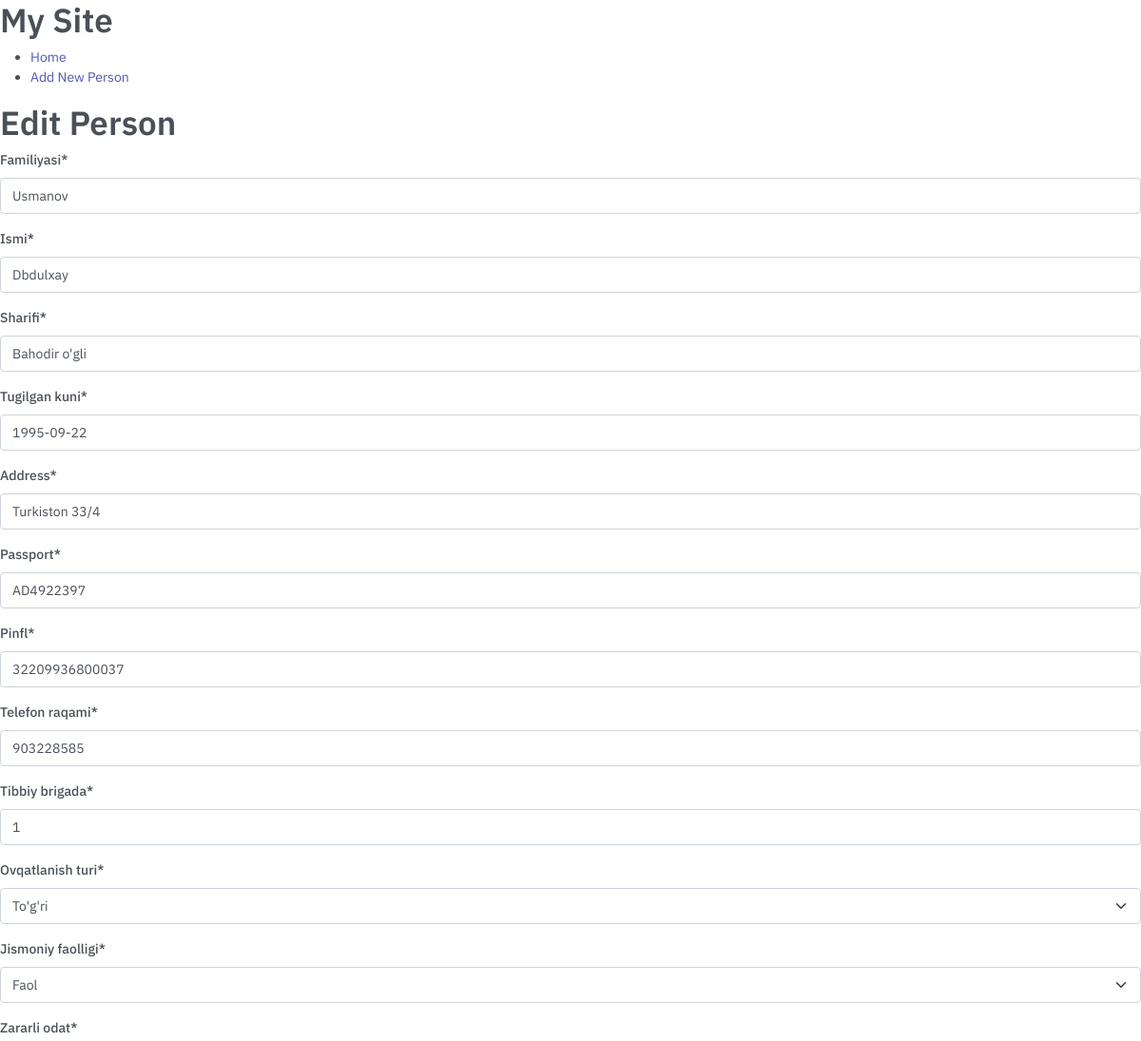
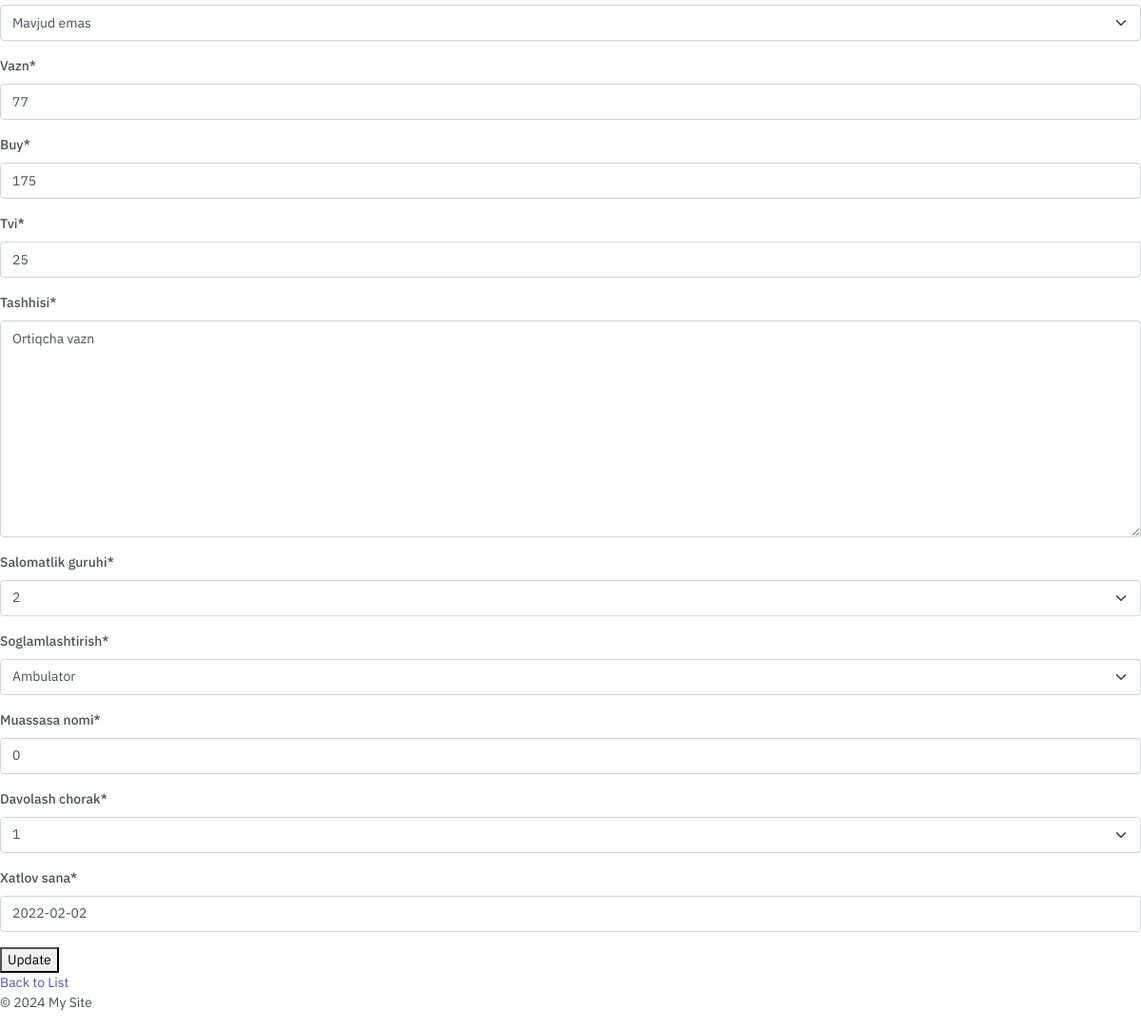
Page /1/edit/ on the committed database (2 pictures, top to bottom).
### nurse/models.py (models this page shows, shortened)
class People(models.Model):
    familiyasi = models.CharField(max_length=200)
    ismi = models.CharField(max_length=200)
    sharifi = models.CharField(max_length=200)
    tugilgan_kuni = models.DateField(default=timezone.now)
    address = models.CharField(max_length=300)
    passport = models.CharField(max_length=150)
    pinfl = models.PositiveBigIntegerField()
    telefon_raqami = models.CharField(max_length=13)
    tibbiy_brigada = models.PositiveBigIntegerField()
    ovqatlanish_turi = models.CharField(max_length=150, choices=ovqatlanish_turi)
    jismoniy_faolligi = models.CharField(max_length=150, choices=jismoniy_faolligi)
    zararli_odat = models.CharField(max_length=150, choices=zararli_odat)
    vazn = models.IntegerField()
    buy = models.IntegerField()
    tvi = models.IntegerField()
    tashhisi = models.TextField()
    salomatlik_guruhi = models.CharField(max_length=150, choices=salomatlik_guruhi)
    soglamlashtirish = models.CharField(max_length=150, choices=soglamlashtirish)
    muassasa_nomi = models.CharField(max_length=200)
    davolash_chorak = models.CharField(max_length=150, choices=davolash_chorak)
    xatlov_sana = models.DateField(default=timezone.now)

### nurse/views.py (the view)
# urls.py: path('<int:pk>/edit/', PeopleUpdateView.as_view(), name='people_edit'),
class PeopleUpdateView(UpdateView):
    model = People
    form_class = PeopleForm
    template_name = 'people_form.html'
    success_url = reverse_lazy('people_list')

### nurse/forms.py
class PeopleForm(forms.ModelForm):
    class Meta:
        model = People
        fields = '__all__'

### templates/people_form.html (shortened to what this page needs)
{% extends 'base_generic.html' %}
{% load crispy_forms_tags %}
{% block content %}
  <h1>{% if form.instance.pk %}Edit Person{% else %}Add New Person{% endif %}</h1>
  <form method="post">
    {{ form|crispy }}
    <button type="submit">{% if form.instance.pk %}Update{% else %}Add{% endif %}</button>
  </form>
  <a href="{% url 'people_list' %}">Back to List</a>
{% endblock %}

### rows in the picture
People: familiyasi "Usmanov", ismi "Dbdulxay", sharifi "Bahodir o'gli", tugilgan_kuni "1995-09-22", address "Turkiston 33/4", passport "AD4922397", pinfl "32209936800037", telefon_raqami "903228585", tibbiy_brigada "1", ovqatlanish_turi "To'g'ri", jismoniy_faolligi "Faol", zararli_odat "Mavjud emas", vazn "77", buy "175", tvi "25", tashhisi "Ortiqcha vazn", salomatlik_guruhi "2", soglamlashtirish "Ambulator", muassasa_nomi "0", davolash_chorak "1", xatlov_sana "2022-02-02"
